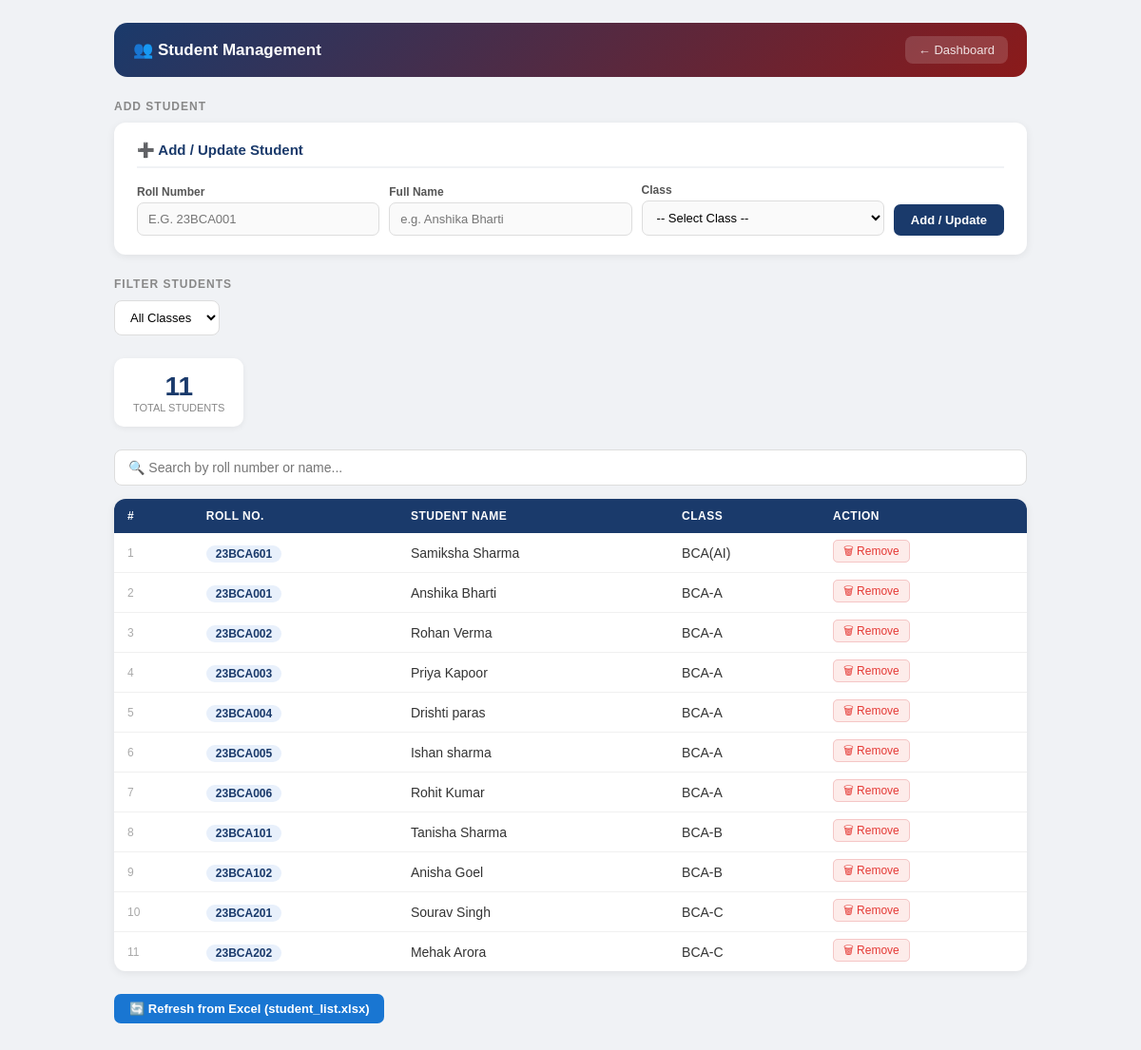
The page /students (signed in) on the database as committed earlier.
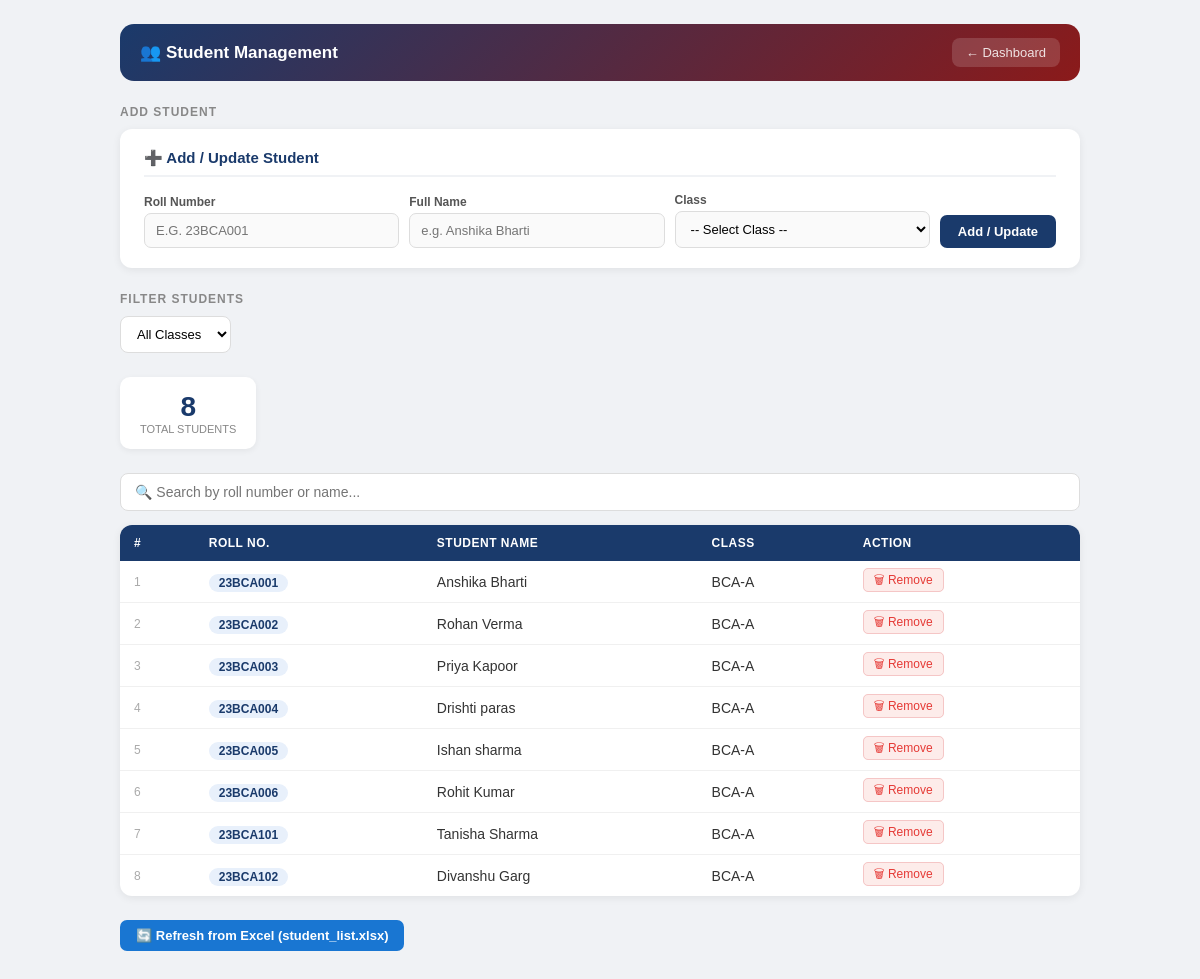
The same page on the database as committed later.
### tables this page shows
CREATE TABLE students (
            roll TEXT PRIMARY KEY,
            name TEXT,
            class_id INTEGER
        );

CREATE TABLE classes (
            id INTEGER PRIMARY KEY AUTOINCREMENT,
            name TEXT UNIQUE NOT NULL,
            department TEXT,
            incharge_id INTEGER
        );

### qr_attendance_project.py (the view)
@app.route("/students")
def show_students():
    redir = require_login()
    if redir: return redir
    user    = current_user()
    classes = get_all_classes()
    class_id = request.args.get("class_id")
    if class_id:
        class_id = int(class_id)
        students = get_students_by_class(class_id)
    elif user["role"] == "coordinator":
        students = get_all_students()
        class_id = None
    else:
        class_id = user.get("class_id")
        students = get_students_by_class(class_id) if class_id else []
    return render_template("students.html",
        user=user,
        students=students,
        classes=classes,
        selected_class_id=class_id
    )

### database_logic.py (called while the page is built)
def get_db():
    conn = sqlite3.connect(DB)
    conn.execute("PRAGMA journal_mode=WAL")
    conn.execute("PRAGMA foreign_keys=ON")
    return conn

def get_all_classes():
    conn = get_db()
    c = conn.cursor()
    c.execute("""
        SELECT cl.id, cl.name, cl.department, u.full_name
        FROM classes cl
        LEFT JOIN users u ON cl.incharge_id = u.id
        ORDER BY cl.name
    """)
    rows = c.fetchall()
    conn.close()
    return rows

def get_all_students():
    conn = get_db()
    c = conn.cursor()
    c.execute("""
        SELECT s.roll, s.name, s.class_id, cl.name
        FROM students s
        LEFT JOIN classes cl ON s.class_id = cl.id
        ORDER BY cl.name, s.roll
    """)
    rows = c.fetchall()
    conn.close()
    return rows

### qr_attendance_project.py (called while the page is built)
def current_user():
    return session.get("user_data")

def require_login():
    if not current_user():
        return redirect(url_for("login"))
    return None

### templates/students.html (shortened to what this page needs)
<!DOCTYPE html>
<html lang="en">
<head>
</head>
<body>
<div class="topbar">
    <h1>👥 Student Management</h1>
    <a href="/dashboard">← Dashboard</a>
</div>
{% if user.role in ['coordinator', 'incharge'] %}
<div class="section">
    <div class="section-title">Add Student</div>
    <div class="panel">
        <h3>➕ Add / Update Student</h3>
        <form action="/add_student" method="POST">
            <div class="form-row">
                <div class="form-group">
                    <label>Roll Number</label>
                    <input type="text" name="roll" placeholder="e.g. 23BCA001"
                           style="text-transform:uppercase;" required>
                </div>
                <div class="form-group">
                    <label>Full Name</label>
                    <input type="text" name="name" placeholder="e.g. Anshika Bharti" required>
                </div>
                <div class="form-group">
                    <label>Class</label>
                    <select name="class_id" required>
                        <option value="">-- Select Class --</option>
                    </select>
                </div>
                <button type="submit" class="btn-submit">Add / Update</button>
            </div>
        </form>
    </div>
</div>
{% endif %}
<div class="section">
    <div class="section-title">Filter Students</div>
    <div class="filter-bar">
        <form method="GET" action="/students" style="display:flex;gap:10px;flex-wrap:wrap;align-items:center;">
            <select name="class_id" onchange="this.form.submit()">
                <option value="">All Classes</option>
            </select>
        </form>
    </div>
</div>
<div class="section">
    <div class="stats-row">
        <div class="stat-card">
            <div class="num">{{ students|length }}</div>
            <div class="lbl">Total Students</div>
        </div>
    </div>
</div>
<div class="section">
    <div class="search-wrap">
        <input type="text" id="searchInput"
               placeholder="🔍 Search by roll number or name..."
               onkeyup="filterTable()">
    </div>
    <div class="table-wrap">
        {% if students %}
        <table id="studentTable">
            <thead>
                <tr>
                    <th>#</th>
                    <th>Roll No.</th>
                    <th>Student Name</th>
                    {% if not selected_class_id %}<th>Class</th>{% endif %}
                    {% if user.role in ['coordinator', 'incharge'] %}<th>Action</th>{% endif %}
                </tr>
            </thead>
            <tbody>
                {% for s in students %}
                <tr>
                    <td style="color:#aaa;font-size:12px;">{{ loop.index }}</td>
                    <td><span class="roll-badge">{{ s[0] }}</span></td>
                    <td>{{ s[1] or '—' }}</td>
                    {% if not selected_class_id %}<td>{{ s[3] if s|length > 3 else '—' }}</td>{% endif %}
                    {% if user.role in ['coordinator', 'incharge'] %}
                    <td>
                        <a href="/delete_student/{{ s[0] }}?class_id={{ selected_class_id or '' }}"
                           class="del-link"
                           onclick="return confirm('Delete student {{ s[0] }} — {{ s[1] }}?')">
                            🗑 Remove
                        </a>
                    </td>
                    {% endif %}
                </tr>
                {% endfor %}
            </tbody>
        </table>
        {% endif %}
    </div>
</div>
{% if user.role in ['coordinator', 'incharge'] %}
<div class="section">
    <a class="btn btn-blue"
       href="/refresh_students{% if selected_class_id %}?class_id={{ selected_class_id }}{% endif %}">
        🔄 Refresh from Excel (student_list.xlsx)
    </a>
</div>
{% endif %}
</body>
</html>

### templates/students.html (style rules this page uses)
* { box-sizing: border-box; margin: 0; padding: 0; }
body { font-family: Arial, sans-serif; background: #f0f2f5; padding: 24px 16px; min-height: 100vh; }
.topbar { max-width: 960px; margin: 0 auto 24px; background: linear-gradient(135deg, #1a3a6b, #8b1a1a); border-radius: 14px; padding: 14px 20px; display: flex; justify-content: space-between; align-items: center; }
.topbar h1 { color: white; font-size: 17px; }
.topbar a { color: rgba(255,255,255,0.85); text-decoration: none; font-size: 13px; padding: 7px 14px; background: rgba(255,255,255,0.15); border-radius: 8px; }
.section { max-width: 960px; margin: 0 auto 24px; }
.section-title { font-size: 12px; font-weight: bold; color: #888; text-transform: uppercase; letter-spacing: 1px; margin-bottom: 10px; }
.panel { background: white; border-radius: 12px; padding: 20px 24px; box-shadow: 0 2px 8px rgba(0,0,0,0.07); }
.panel h3 { font-size: 15px; color: #1a3a6b; margin-bottom: 16px; border-bottom: 2px solid #f0f2f5; padding-bottom: 8px; }
.filter-bar { display: flex; gap: 10px; flex-wrap: wrap; margin-bottom: 20px; align-items: center; }
.filter-bar select, .filter-bar input { padding: 9px 12px; border: 1px solid #ddd; border-radius: 8px; font-size: 13px; background: white; }
.form-row { display: flex; gap: 10px; flex-wrap: wrap; align-items: flex-end; }
.form-group { display: flex; flex-direction: column; gap: 4px; flex: 1; min-width: 130px; }
.form-group label { font-size: 12px; color: #555; font-weight: bold; }
.form-group input, .form-group select { padding: 9px 11px; border: 1px solid #ddd; border-radius: 7px; font-size: 13px; background: #fafafa; }
.btn-submit { padding: 9px 18px; border: none; border-radius: 7px; background: #1a3a6b; color: white; font-size: 13px; font-weight: bold; cursor: pointer; white-space: nowrap; }
.stats-row { display: flex; gap: 14px; flex-wrap: wrap; margin-bottom: 20px; }
.stat-card { background: white; border-radius: 10px; padding: 14px 20px; text-align: center; box-shadow: 0 2px 6px rgba(0,0,0,0.06); min-width: 120px; }
.stat-card .num { font-size: 28px; font-weight: 900; color: #1a3a6b; }
.stat-card .lbl { font-size: 11px; color: #888; text-transform: uppercase; }
.search-wrap { margin-bottom: 14px; }
.search-wrap input { width: 100%; padding: 10px 14px; border: 1px solid #ddd; border-radius: 8px; font-size: 14px; background: white; }
.table-wrap { background: white; border-radius: 12px; box-shadow: 0 2px 8px rgba(0,0,0,0.07); overflow: hidden; }
table { width: 100%; border-collapse: collapse; font-size: 14px; }
thead { background: #1a3a6b; }
th { padding: 11px 14px; text-align: left; color: white; font-size: 12px; text-transform: uppercase; letter-spacing: 0.5px; }
td { padding: 10px 14px; border-bottom: 1px solid #f0f0f0; color: #333; }
tr:last-child td { border-bottom: none; }
.roll-badge { font-weight: bold; color: #1a3a6b; background: #e8f0fb; padding: 2px 10px; border-radius: 20px; font-size: 12px; }
.del-link { color: #e53935; font-size: 12px; text-decoration: none; padding: 4px 10px; border-radius: 5px; border: 1px solid #f5c6c6; background: #fdecea; }
.btn { padding: 8px 16px; border-radius: 7px; font-size: 13px; font-weight: bold; text-decoration: none; border: none; cursor: pointer; display: inline-block; margin-right: 6px; }
.btn-blue { background: #1976d2; color: white; }

Rows that differ between the two databases and show on the page:
removed students: roll "23BCA601", name "Samiksha Sharma", name "BCA(AI)"
removed students: roll "23BCA201", name "Sourav Singh", name "BCA-C"
removed students: roll "23BCA202", name "Mehak Arora", name "BCA-C"
changed students "Tanisha Sharma": name "BCA-B" → "BCA-A"
changed students "23BCA102": name "Anisha Goel" → "Divanshu Garg"; name "BCA-B" → "BCA-A"
Other text that changed with them:
{{ students|length }}: "11" → "8"
